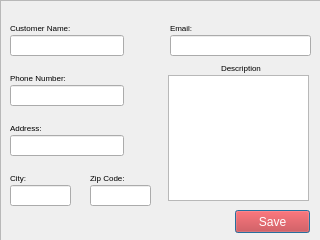
<?xml version="1.0" encoding="UTF-8"?>
<ui version="4.0">
 <class>Dialog</class>
 <widget class="QDialog" name="Dialog">
  <property name="geometry">
   <rect>
    <x>0</x>
    <y>0</y>
    <width>320</width>
    <height>240</height>
   </rect>
  </property>
  <property name="windowTitle">
   <string>Dialog</string>
  </property>
  <widget class="QFrame" name="frame_2">
   <property name="geometry">
    <rect>
     <x>0</x>
     <y>0</y>
     <width>321</width>
     <height>241</height>
    </rect>
   </property>
   <property name="styleSheet">
    <string notr="true">QPushButton{	
	color: rgb(255, 255, 255);
	background-color: #CD2E2E;
}</string>
   </property>
   <property name="frameShape">
    <enum>QFrame::StyledPanel</enum>
   </property>
   <property name="frameShadow">
    <enum>QFrame::Raised</enum>
   </property>
   <widget class="QPushButton" name="AddOrderButton_3">
    <property name="geometry">
     <rect>
      <x>235</x>
      <y>210</y>
      <width>75</width>
      <height>23</height>
     </rect>
    </property>
    <property name="text">
     <string>Save</string>
    </property>
   </widget>
   <widget class="QLabel" name="CustomerNameLabel_12">
    <property name="geometry">
     <rect>
      <x>170</x>
      <y>20</y>
      <width>60</width>
      <height>16</height>
     </rect>
    </property>
    <property name="font">
     <font>
      <pointsize>6</pointsize>
     </font>
    </property>
    <property name="text">
     <string>Email:</string>
    </property>
   </widget>
   <widget class="QLabel" name="CustomerNameLabel_13">
    <property name="geometry">
     <rect>
      <x>10</x>
      <y>170</y>
      <width>60</width>
      <height>16</height>
     </rect>
    </property>
    <property name="font">
     <font>
      <pointsize>6</pointsize>
     </font>
    </property>
    <property name="text">
     <string>City:</string>
    </property>
   </widget>
   <widget class="QLabel" name="CustomerNameLabel_7">
    <property name="geometry">
     <rect>
      <x>10</x>
      <y>70</y>
      <width>60</width>
      <height>16</height>
     </rect>
    </property>
    <property name="font">
     <font>
      <pointsize>6</pointsize>
     </font>
    </property>
    <property name="text">
     <string>Phone Number:</string>
    </property>
   </widget>
   <widget class="QLabel" name="CustomerNameLabel_14">
    <property name="geometry">
     <rect>
      <x>10</x>
      <y>20</y>
      <width>60</width>
      <height>16</height>
     </rect>
    </property>
    <property name="font">
     <font>
      <pointsize>6</pointsize>
     </font>
    </property>
    <property name="text">
     <string>Customer Name:</string>
    </property>
   </widget>
   <widget class="QLabel" name="CustomerNameLabel_15">
    <property name="geometry">
     <rect>
      <x>221</x>
      <y>60</y>
      <width>41</width>
      <height>16</height>
     </rect>
    </property>
    <property name="font">
     <font>
      <pointsize>6</pointsize>
     </font>
    </property>
    <property name="text">
     <string>Description</string>
    </property>
   </widget>
   <widget class="QLabel" name="CustomerNameLabel_16">
    <property name="geometry">
     <rect>
      <x>10</x>
      <y>120</y>
      <width>60</width>
      <height>16</height>
     </rect>
    </property>
    <property name="font">
     <font>
      <pointsize>6</pointsize>
     </font>
    </property>
    <property name="text">
     <string>Address:</string>
    </property>
   </widget>
   <widget class="QLabel" name="CustomerNameLabel_17">
    <property name="geometry">
     <rect>
      <x>90</x>
      <y>170</y>
      <width>60</width>
      <height>16</height>
     </rect>
    </property>
    <property name="font">
     <font>
      <pointsize>6</pointsize>
     </font>
    </property>
    <property name="text">
     <string>Zip Code:</string>
    </property>
   </widget>
   <widget class="QLineEdit" name="lineEdit_12">
    <property name="geometry">
     <rect>
      <x>90</x>
      <y>185</y>
      <width>61</width>
      <height>21</height>
     </rect>
    </property>
   </widget>
   <widget class="QLineEdit" name="lineEdit_6">
    <property name="geometry">
     <rect>
      <x>10</x>
      <y>35</y>
      <width>114</width>
      <height>21</height>
     </rect>
    </property>
   </widget>
   <widget class="QLineEdit" name="lineEdit_7">
    <property name="geometry">
     <rect>
      <x>10</x>
      <y>85</y>
      <width>114</width>
      <height>21</height>
     </rect>
    </property>
   </widget>
   <widget class="QLineEdit" name="lineEdit_13">
    <property name="geometry">
     <rect>
      <x>170</x>
      <y>35</y>
      <width>141</width>
      <height>21</height>
     </rect>
    </property>
   </widget>
   <widget class="QTextEdit" name="textEdit_2">
    <property name="geometry">
     <rect>
      <x>168</x>
      <y>75</y>
      <width>141</width>
      <height>126</height>
     </rect>
    </property>
   </widget>
   <widget class="QLineEdit" name="lineEdit_14">
    <property name="geometry">
     <rect>
      <x>10</x>
      <y>185</y>
      <width>61</width>
      <height>21</height>
     </rect>
    </property>
   </widget>
   <widget class="QLineEdit" name="lineEdit_15">
    <property name="geometry">
     <rect>
      <x>10</x>
      <y>135</y>
      <width>114</width>
      <height>21</height>
     </rect>
    </property>
   </widget>
  </widget>
 </widget>
 <resources/>
 <connections/>
</ui>
